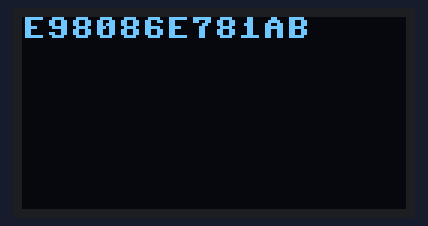
Bench run of a program on a simulated MicroPython board. On the bench: 128×64 one-colour display. Library files of the repository ran but are not shown: ssd1306.py; what the program prints to the serial console is not drawn. At 0.1 s the program stops and its outputs stay as they are.

Above: at 0.1 s.

The program:

main.py
```python
from machine import SoftI2C, Pin
# 导入SSD1306驱动模块
from ssd1306 import SSD1306_I2C


def ByteToHex( bins ):
    return ''.join( [ "%02X" % x for x in bins ] ).strip()

if __name__ == '__main__':
    # 初始化SoftI2C
    # OLED屏幕的scl连接到树莓派PICO的GPIO0, sda连接到GPIO1

    # oled = SSD1306_I2C(width, height, i2c, addr)
    # width:屏幕宽
    # height: 屏幕高
    # i2c:已定义的I2C对象
    oled = SSD1306_I2C(128, 64) #OLED显示屏初始化：128*64分辨率,OLED的I2C地址是0x3c
    # OLED显示的字符串，横坐标和纵坐标
    b = ByteToHex(b'\xe9\x80\x86\xe7\x81\xab')

    print(b)
    oled.text(b, 0, 0)
    # OLED显示
    oled.show()
```
